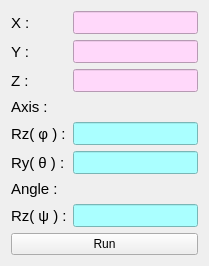
          <widget class="QWidget" name="page">
           <layout class="QVBoxLayout" name="verticalLayout_24">
            <item>
             <layout class="QFormLayout" name="formLayout_12">
              <item row="3" column="0">
               <widget class="QLabel" name="label_19">
                <property name="font">
                 <font>
                  <pointsize>11</pointsize>
                 </font>
                </property>
                <property name="text">
                 <string>Axis :</string>
                </property>
               </widget>
              </item>
              <item row="4" column="0">
               <widget class="QLabel" name="label_69">
                <property name="font">
                 <font>
                  <pointsize>11</pointsize>
                 </font>
                </property>
                <property name="text">
                 <string>Rz( φ ) :</string>
                </property>
               </widget>
              </item>
              <item row="4" column="1">
               <widget class="QLineEdit" name="lineEdit_141">
                <property name="font">
                 <font>
                  <pointsize>10</pointsize>
                 </font>
                </property>
                <property name="styleSheet">
                 <string notr="true">background-color: rgb(170, 255, 255);</string>
                </property>
                <property name="alignment">
                 <set>Qt::AlignRight|Qt::AlignTrailing|Qt::AlignVCenter</set>
                </property>
                <property name="readOnly">
                 <bool>false</bool>
                </property>
               </widget>
              </item>
              <item row="5" column="0">
               <widget class="QLabel" name="label_70">
                <property name="font">
                 <font>
                  <pointsize>11</pointsize>
                 </font>
                </property>
                <property name="text">
                 <string>Ry( θ ) :</string>
                </property>
               </widget>
              </item>
              <item row="5" column="1">
               <widget class="QLineEdit" name="lineEdit_142">
                <property name="font">
                 <font>
                  <pointsize>10</pointsize>
                 </font>
                </property>
                <property name="styleSheet">
                 <string notr="true">background-color: rgb(170, 255, 255);</string>
                </property>
                <property name="alignment">
                 <set>Qt::AlignRight|Qt::AlignTrailing|Qt::AlignVCenter</set>
                </property>
                <property name="readOnly">
                 <bool>false</bool>
                </property>
               </widget>
              </item>
              <item row="6" column="0">
               <widget class="QLabel" name="label_20">
                <property name="font">
                 <font>
                  <pointsize>11</pointsize>
                 </font>
                </property>
                <property name="text">
                 <string>Angle :</string>
                </property>
               </widget>
              </item>
              <item row="7" column="0">
               <widget class="QLabel" name="label_71">
                <property name="font">
                 <font>
                  <pointsize>11</pointsize>
                 </font>
                </property>
                <property name="text">
                 <string>Rz( ψ ) :</string>
                </property>
               </widget>
              </item>
              <item row="7" column="1">
               <widget class="QLineEdit" name="lineEdit_143">
                <property name="font">
                 <font>
                  <pointsize>10</pointsize>
                 </font>
                </property>
                <property name="styleSheet">
                 <string notr="true">background-color: rgb(170, 255, 255);</string>
                </property>
                <property name="alignment">
                 <set>Qt::AlignRight|Qt::AlignTrailing|Qt::AlignVCenter</set>
                </property>
                <property name="readOnly">
                 <bool>false</bool>
                </property>
               </widget>
              </item>
              <item row="2" column="0">
               <widget class="QLabel" name="label_17">
                <property name="minimumSize">
                 <size>
                  <width>46</width>
                  <height>0</height>
                 </size>
                </property>
                <property name="font">
                 <font>
                  <pointsize>11</pointsize>
                 </font>
                </property>
                <property name="text">
                 <string>Z :</string>
                </property>
               </widget>
              </item>
              <item row="1" column="0">
               <widget class="QLabel" name="label_16">
                <property name="minimumSize">
                 <size>
                  <width>46</width>
                  <height>0</height>
                 </size>
                </property>
                <property name="font">
                 <font>
                  <pointsize>11</pointsize>
                 </font>
                </property>
                <property name="text">
                 <string>Y :</string>
                </property>
               </widget>
              </item>
              <item row="0" column="0">
               <widget class="QLabel" name="label">
                <property name="minimumSize">
                 <size>
                  <width>50</width>
                  <height>0</height>
                 </size>
                </property>
                <property name="font">
                 <font>
                  <pointsize>11</pointsize>
                 </font>
                </property>
                <property name="text">
                 <string>X :</string>
                </property>
               </widget>
              </item>
              <item row="0" column="1">
               <widget class="QLineEdit" name="lineEdit_138">
                <property name="maximumSize">
                 <size>
                  <width>9999</width>
                  <height>16777215</height>
                 </size>
                </property>
                <property name="font">
                 <font>
                  <pointsize>10</pointsize>
                 </font>
                </property>
                <property name="styleSheet">
                 <string notr="true">background-color: rgb(255, 216, 250);</string>
                </property>
                <property name="alignment">
                 <set>Qt::AlignRight|Qt::AlignTrailing|Qt::AlignVCenter</set>
                </property>
                <property name="readOnly">
                 <bool>false</bool>
                </property>
               </widget>
              </item>
              <item row="1" column="1">
               <widget class="QLineEdit" name="lineEdit_139">
                <property name="maximumSize">
                 <size>
                  <width>99999</width>
                  <height>16777215</height>
                 </size>
                </property>
                <property name="font">
                 <font>
                  <pointsize>10</pointsize>
                 </font>
                </property>
                <property name="styleSheet">
                 <string notr="true">background-color: rgb(255, 216, 250);
</string>
                </property>
                <property name="alignment">
                 <set>Qt::AlignRight|Qt::AlignTrailing|Qt::AlignVCenter</set>
                </property>
                <property name="readOnly">
                 <bool>false</bool>
                </property>
               </widget>
              </item>
              <item row="2" column="1">
               <widget class="QLineEdit" name="lineEdit_140">
                <property name="maximumSize">
                 <size>
                  <width>99999</width>
                  <height>16777215</height>
                 </size>
                </property>
                <property name="font">
                 <font>
                  <pointsize>10</pointsize>
                 </font>
                </property>
                <property name="styleSheet">
                 <string notr="true">background-color: rgb(255, 216, 250);</string>
                </property>
                <property name="alignment">
                 <set>Qt::AlignRight|Qt::AlignTrailing|Qt::AlignVCenter</set>
                </property>
                <property name="readOnly">
                 <bool>false</bool>
                </property>
               </widget>
              </item>
             </layout>
            </item>
            <item>
             <widget class="QPushButton" name="pushButton_runToPoae">
              <property name="text">
               <string>Run</string>
              </property>
             </widget>
            </item>
           </layout>
          </widget>
